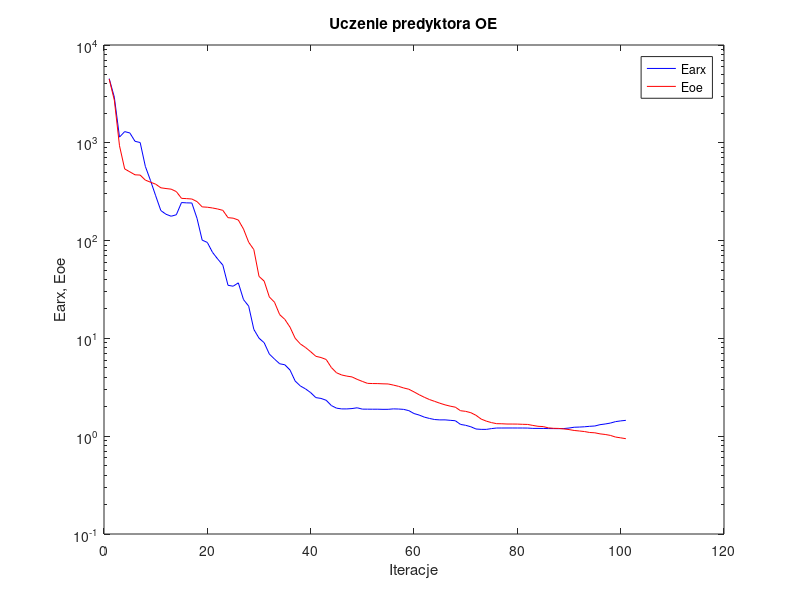
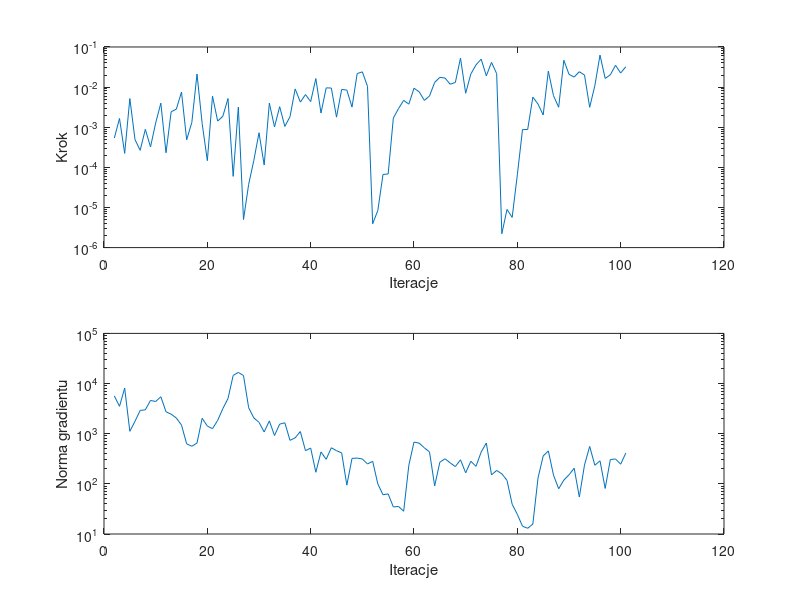

MATLAB code to generate these figures, in order:
%uczenie predyktora oe
clear all;
n=0; farx(n+1)=4.539149e+003; foe(n+1)=4.490017e+003; wspucz(n+1)=0.000000e+000; ng(n+1)=0.000000e+000;
%odnowa zmiennej metryki
n=1; farx(n+1)=2.926218e+003; foe(n+1)=2.726954e+003; krok(n+1)=5.391128e-004; ng(n+1)=5.658619e+003;
n=2; farx(n+1)=1.143158e+003; foe(n+1)=9.326381e+002; krok(n+1)=1.651908e-003; ng(n+1)=3.516080e+003;
n=3; farx(n+1)=1.301797e+003; foe(n+1)=5.407474e+002; krok(n+1)=2.232764e-004; ng(n+1)=8.097087e+003;
n=4; farx(n+1)=1.260986e+003; foe(n+1)=5.047069e+002; krok(n+1)=5.186798e-003; ng(n+1)=1.116153e+003;
n=5; farx(n+1)=1.036002e+003; foe(n+1)=4.706712e+002; krok(n+1)=4.925838e-004; ng(n+1)=1.768314e+003;
n=6; farx(n+1)=1.006468e+003; foe(n+1)=4.677500e+002; krok(n+1)=2.661414e-004; ng(n+1)=2.907704e+003;
n=7; farx(n+1)=5.741834e+002; foe(n+1)=4.155143e+002; krok(n+1)=8.861138e-004; ng(n+1)=2.994552e+003;
n=8; farx(n+1)=4.112053e+002; foe(n+1)=3.955441e+002; krok(n+1)=3.226735e-004; ng(n+1)=4.602392e+003;
n=9; farx(n+1)=2.875246e+002; foe(n+1)=3.776172e+002; krok(n+1)=1.276921e-003; ng(n+1)=4.382259e+003;
n=10; farx(n+1)=2.028740e+002; foe(n+1)=3.466970e+002; krok(n+1)=3.984680e-003; ng(n+1)=5.454703e+003;
n=11; farx(n+1)=1.859548e+002; foe(n+1)=3.406880e+002; krok(n+1)=2.308086e-004; ng(n+1)=2.737561e+003;
n=12; farx(n+1)=1.775084e+002; foe(n+1)=3.357396e+002; krok(n+1)=2.431442e-003; ng(n+1)=2.448714e+003;
n=13; farx(n+1)=1.837700e+002; foe(n+1)=3.170529e+002; krok(n+1)=2.827577e-003; ng(n+1)=2.055686e+003;
n=14; farx(n+1)=2.449994e+002; foe(n+1)=2.704040e+002; krok(n+1)=7.530795e-003; ng(n+1)=1.485567e+003;
n=15; farx(n+1)=2.431426e+002; foe(n+1)=2.686824e+002; krok(n+1)=4.863834e-004; ng(n+1)=6.274721e+002;
n=16; farx(n+1)=2.424571e+002; foe(n+1)=2.663367e+002; krok(n+1)=1.317301e-003; ng(n+1)=5.615740e+002;
n=17; farx(n+1)=1.690546e+002; foe(n+1)=2.505562e+002; krok(n+1)=2.118041e-002; ng(n+1)=6.513756e+002;
n=18; farx(n+1)=1.011599e+002; foe(n+1)=2.212168e+002; krok(n+1)=1.231621e-003; ng(n+1)=2.030779e+003;
n=19; farx(n+1)=9.577702e+001; foe(n+1)=2.194239e+002; krok(n+1)=1.468353e-004; ng(n+1)=1.417540e+003;
n=20; farx(n+1)=7.587250e+001; foe(n+1)=2.155682e+002; krok(n+1)=5.945944e-003; ng(n+1)=1.259770e+003;
n=21; farx(n+1)=6.486622e+001; foe(n+1)=2.104452e+002; krok(n+1)=1.423724e-003; ng(n+1)=1.842667e+003;
n=22; farx(n+1)=5.617943e+001; foe(n+1)=2.038655e+002; krok(n+1)=1.876224e-003; ng(n+1)=3.159062e+003;
n=23; farx(n+1)=3.492055e+001; foe(n+1)=1.716361e+002; krok(n+1)=5.186798e-003; ng(n+1)=5.016704e+003;
n=24; farx(n+1)=3.417252e+001; foe(n+1)=1.695744e+002; krok(n+1)=5.962617e-005; ng(n+1)=1.452256e+004;
n=25; farx(n+1)=3.697816e+001; foe(n+1)=1.623556e+002; krok(n+1)=3.174920e-003; ng(n+1)=1.667153e+004;
%odnowa zmiennej metryki
n=26; farx(n+1)=2.494811e+001; foe(n+1)=1.313209e+002; krok(n+1)=5.005977e-006; ng(n+1)=1.443445e+004;
n=27; farx(n+1)=2.138389e+001; foe(n+1)=9.624888e+001; krok(n+1)=3.780400e-005; ng(n+1)=3.287475e+003;
n=28; farx(n+1)=1.236198e+001; foe(n+1)=8.089990e+001; krok(n+1)=1.491544e-004; ng(n+1)=2.061813e+003;
n=29; farx(n+1)=1.005690e+001; foe(n+1)=4.307352e+001; krok(n+1)=7.286672e-004; ng(n+1)=1.685293e+003;
n=30; farx(n+1)=9.032299e+000; foe(n+1)=3.852083e+001; krok(n+1)=1.144049e-004; ng(n+1)=1.083252e+003;
n=31; farx(n+1)=6.917045e+000; foe(n+1)=2.653191e+001; krok(n+1)=3.990929e-003; ng(n+1)=1.799588e+003;
n=32; farx(n+1)=6.148315e+000; foe(n+1)=2.343520e+001; krok(n+1)=1.016331e-003; ng(n+1)=9.202535e+002;
n=33; farx(n+1)=5.503692e+000; foe(n+1)=1.750696e+001; krok(n+1)=3.248447e-003; ng(n+1)=1.551665e+003;
n=34; farx(n+1)=5.375433e+000; foe(n+1)=1.564816e+001; krok(n+1)=1.047905e-003; ng(n+1)=1.650401e+003;
n=35; farx(n+1)=4.751147e+000; foe(n+1)=1.303498e+001; krok(n+1)=1.828656e-003; ng(n+1)=7.371688e+002;
n=36; farx(n+1)=3.665816e+000; foe(n+1)=1.003387e+001; krok(n+1)=9.016309e-003; ng(n+1)=8.276600e+002;
n=37; farx(n+1)=3.264088e+000; foe(n+1)=8.781771e+000; krok(n+1)=4.241720e-003; ng(n+1)=1.104011e+003;
n=38; farx(n+1)=3.046989e+000; foe(n+1)=8.075428e+000; krok(n+1)=6.511197e-003; ng(n+1)=4.582319e+002;
n=39; farx(n+1)=2.790398e+000; foe(n+1)=7.311619e+000; krok(n+1)=4.352152e-003; ng(n+1)=5.182600e+002;
n=40; farx(n+1)=2.481062e+000; foe(n+1)=6.562491e+000; krok(n+1)=1.633292e-002; ng(n+1)=1.702629e+002;
n=41; farx(n+1)=2.434073e+000; foe(n+1)=6.374726e+000; krok(n+1)=2.252591e-003; ng(n+1)=4.327414e+002;
n=42; farx(n+1)=2.330847e+000; foe(n+1)=6.088690e+000; krok(n+1)=9.576149e-003; ng(n+1)=3.088283e+002;
n=43; farx(n+1)=2.058581e+000; foe(n+1)=5.039290e+000; krok(n+1)=9.476825e-003; ng(n+1)=5.244232e+002;
n=44; farx(n+1)=1.935676e+000; foe(n+1)=4.453211e+000; krok(n+1)=1.786211e-003; ng(n+1)=4.583249e+002;
n=45; farx(n+1)=1.901657e+000; foe(n+1)=4.227199e+000; krok(n+1)=8.751130e-003; ng(n+1)=4.137355e+002;
n=46; farx(n+1)=1.901130e+000; foe(n+1)=4.115026e+000; krok(n+1)=8.426649e-003; ng(n+1)=9.420208e+001;
n=47; farx(n+1)=1.917309e+000; foe(n+1)=4.037592e+000; krok(n+1)=3.174920e-003; ng(n+1)=3.218982e+002;
n=48; farx(n+1)=1.952471e+000; foe(n+1)=3.813197e+000; krok(n+1)=2.173419e-002; ng(n+1)=3.267857e+002;
n=49; farx(n+1)=1.891756e+000; foe(n+1)=3.632672e+000; krok(n+1)=2.399905e-002; ng(n+1)=3.132121e+002;
n=50; farx(n+1)=1.889888e+000; foe(n+1)=3.470145e+000; krok(n+1)=1.046652e-002; ng(n+1)=2.492458e+002;
%odnowa zmiennej metryki
n=51; farx(n+1)=1.888088e+000; foe(n+1)=3.454580e+000; krok(n+1)=3.932457e-006; ng(n+1)=2.815964e+002;
n=52; farx(n+1)=1.888207e+000; foe(n+1)=3.449849e+000; krok(n+1)=8.423638e-006; ng(n+1)=9.946209e+001;
n=53; farx(n+1)=1.881999e+000; foe(n+1)=3.432364e+000; krok(n+1)=6.655052e-005; ng(n+1)=6.063532e+001;
n=54; farx(n+1)=1.883471e+000; foe(n+1)=3.421385e+000; krok(n+1)=6.836820e-005; ng(n+1)=6.298874e+001;
n=55; farx(n+1)=1.902439e+000; foe(n+1)=3.332730e+000; krok(n+1)=1.689356e-003; ng(n+1)=3.467902e+001;
n=56; farx(n+1)=1.896440e+000; foe(n+1)=3.235613e+000; krok(n+1)=2.914778e-003; ng(n+1)=3.543124e+001;
n=57; farx(n+1)=1.880544e+000; foe(n+1)=3.113437e+000; krok(n+1)=4.669112e-003; ng(n+1)=2.842212e+001;
n=58; farx(n+1)=1.825311e+000; foe(n+1)=3.021625e+000; krok(n+1)=3.758503e-003; ng(n+1)=2.349965e+002;
n=59; farx(n+1)=1.704882e+000; foe(n+1)=2.838932e+000; krok(n+1)=9.374654e-003; ng(n+1)=6.809747e+002;
n=60; farx(n+1)=1.645248e+000; foe(n+1)=2.654641e+000; krok(n+1)=7.632150e-003; ng(n+1)=6.477497e+002;
n=61; farx(n+1)=1.566912e+000; foe(n+1)=2.500139e+000; krok(n+1)=4.667933e-003; ng(n+1)=5.238182e+002;
n=62; farx(n+1)=1.518625e+000; foe(n+1)=2.369724e+000; krok(n+1)=5.999763e-003; ng(n+1)=4.325114e+002;
n=63; farx(n+1)=1.480660e+000; foe(n+1)=2.270349e+000; krok(n+1)=1.308616e-002; ng(n+1)=9.104832e+001;
n=64; farx(n+1)=1.468177e+000; foe(n+1)=2.174196e+000; krok(n+1)=1.750226e-002; ng(n+1)=2.701969e+002;
n=65; farx(n+1)=1.469293e+000; foe(n+1)=2.092692e+000; krok(n+1)=1.684825e-002; ng(n+1)=3.163904e+002;
n=66; farx(n+1)=1.453534e+000; foe(n+1)=2.029322e+000; krok(n+1)=1.178924e-002; ng(n+1)=2.621067e+002;
n=67; farx(n+1)=1.439315e+000; foe(n+1)=1.980617e+000; krok(n+1)=1.303276e-002; ng(n+1)=2.209770e+002;
n=68; farx(n+1)=1.320113e+000; foe(n+1)=1.821976e+000; krok(n+1)=5.285294e-002; ng(n+1)=3.021345e+002;
n=69; farx(n+1)=1.292405e+000; foe(n+1)=1.795267e+000; krok(n+1)=7.032104e-003; ng(n+1)=1.657100e+002;
n=70; farx(n+1)=1.248745e+000; foe(n+1)=1.739358e+000; krok(n+1)=2.118041e-002; ng(n+1)=2.825468e+002;
n=71; farx(n+1)=1.184710e+000; foe(n+1)=1.635507e+000; krok(n+1)=3.582758e-002; ng(n+1)=2.232100e+002;
n=72; farx(n+1)=1.174657e+000; foe(n+1)=1.497046e+000; krok(n+1)=4.973429e-002; ng(n+1)=4.306359e+002;
n=73; farx(n+1)=1.174180e+000; foe(n+1)=1.425380e+000; krok(n+1)=1.911063e-002; ng(n+1)=6.525852e+002;
n=74; farx(n+1)=1.196261e+000; foe(n+1)=1.377098e+000; krok(n+1)=4.134280e-002; ng(n+1)=1.509317e+002;
n=75; farx(n+1)=1.212588e+000; foe(n+1)=1.343087e+000; krok(n+1)=2.165649e-002; ng(n+1)=1.848910e+002;
%odnowa zmiennej metryki
n=76; farx(n+1)=1.212631e+000; foe(n+1)=1.339987e+000; krok(n+1)=2.219980e-006; ng(n+1)=1.585628e+002;
n=77; farx(n+1)=1.213365e+000; foe(n+1)=1.332104e+000; krok(n+1)=8.932063e-006; ng(n+1)=1.173150e+002;
n=78; farx(n+1)=1.213332e+000; foe(n+1)=1.331641e+000; krok(n+1)=5.667521e-006; ng(n+1)=3.925741e+001;
n=79; farx(n+1)=1.212935e+000; foe(n+1)=1.330074e+000; krok(n+1)=6.537935e-005; ng(n+1)=2.466210e+001;
n=80; farx(n+1)=1.212734e+000; foe(n+1)=1.323289e+000; krok(n+1)=8.713055e-004; ng(n+1)=1.429476e+001;
n=81; farx(n+1)=1.211147e+000; foe(n+1)=1.319125e+000; krok(n+1)=8.786586e-004; ng(n+1)=1.300551e+001;
n=82; farx(n+1)=1.202033e+000; foe(n+1)=1.288870e+000; krok(n+1)=5.627734e-003; ng(n+1)=1.574703e+001;
n=83; farx(n+1)=1.201645e+000; foe(n+1)=1.262906e+000; krok(n+1)=3.790265e-003; ng(n+1)=1.302022e+002;
n=84; farx(n+1)=1.200597e+000; foe(n+1)=1.254316e+000; krok(n+1)=2.023016e-003; ng(n+1)=3.590483e+002;
n=85; farx(n+1)=1.197117e+000; foe(n+1)=1.217174e+000; krok(n+1)=2.502768e-002; ng(n+1)=4.535683e+002;
n=86; farx(n+1)=1.196130e+000; foe(n+1)=1.204098e+000; krok(n+1)=6.099924e-003; ng(n+1)=1.495943e+002;
n=87; farx(n+1)=1.194467e+000; foe(n+1)=1.200863e+000; krok(n+1)=3.146871e-003; ng(n+1)=7.987183e+001;
n=88; farx(n+1)=1.197578e+000; foe(n+1)=1.186606e+000; krok(n+1)=4.669156e-002; ng(n+1)=1.189207e+002;
n=89; farx(n+1)=1.212038e+000; foe(n+1)=1.169041e+000; krok(n+1)=2.083339e-002; ng(n+1)=1.515448e+002;
n=90; farx(n+1)=1.234891e+000; foe(n+1)=1.144578e+000; krok(n+1)=1.779884e-002; ng(n+1)=2.050961e+002;
n=91; farx(n+1)=1.240099e+000; foe(n+1)=1.131009e+000; krok(n+1)=2.419175e-002; ng(n+1)=5.452951e+001;
n=92; farx(n+1)=1.248564e+000; foe(n+1)=1.115758e+000; krok(n+1)=2.000182e-002; ng(n+1)=2.377097e+002;
n=93; farx(n+1)=1.262314e+000; foe(n+1)=1.091373e+000; krok(n+1)=3.137471e-003; ng(n+1)=5.577894e+002;
n=94; farx(n+1)=1.271743e+000; foe(n+1)=1.083466e+000; krok(n+1)=1.082825e-002; ng(n+1)=2.349806e+002;
n=95; farx(n+1)=1.311842e+000; foe(n+1)=1.056925e+000; krok(n+1)=6.266827e-002; ng(n+1)=2.880891e+002;
n=96; farx(n+1)=1.333166e+000; foe(n+1)=1.041720e+000; krok(n+1)=1.647425e-002; ng(n+1)=8.102165e+001;
n=97; farx(n+1)=1.362002e+000; foe(n+1)=1.019241e+000; krok(n+1)=2.024365e-002; ng(n+1)=3.057890e+002;
n=98; farx(n+1)=1.409213e+000; foe(n+1)=9.804217e-001; krok(n+1)=3.497807e-002; ng(n+1)=3.133965e+002;
n=99; farx(n+1)=1.433925e+000; foe(n+1)=9.622125e-001; krok(n+1)=2.243330e-002; ng(n+1)=2.464654e+002;
n=100; farx(n+1)=1.452703e+000; foe(n+1)=9.432879e-001; krok(n+1)=3.222183e-002; ng(n+1)=4.120336e+002;

figure; semilogy(farx,'b'); hold on; semilogy(foe,'r'); xlabel('Iteracje'); ylabel('Earx, Eoe'); legend('Earx','Eoe'); title('Uczenie predyktora OE');
figure; subplot(2,1,1); semilogy(krok); xlabel('Iteracje'); ylabel('Krok');
subplot(2,1,2); semilogy(ng); xlabel('Iteracje'); ylabel('Norma gradientu');
Earx=farx(n+1)
Eoe=foe(n+1)
